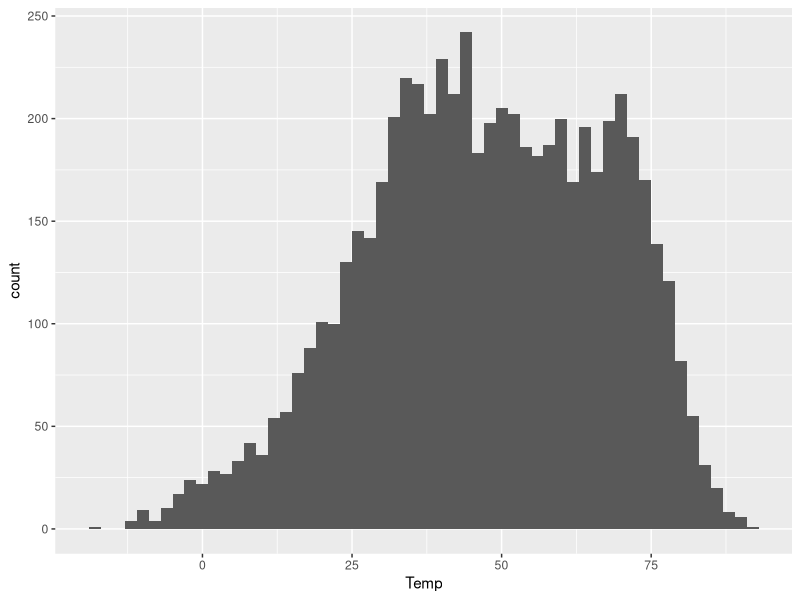

This chart was generated by the following R code: (Note: this script raises an error after producing the figure.)
## ---- chunk 1
library(tidyverse)
## ---- chunk 2
rapidcity = read.csv('data/rapidcity.csv', header=TRUE)
## ---- chunk 3
ggplot(rapidcity) + 
  geom_histogram(aes(x=Temp), binwidth=2)
## ---- chunk 4
rapidcity %>%
  summarize(avg_temp = mean(Temp))
## ---- chunk 5
rapidcity %>%
  summarize(avg_temp = mean(Temp),
            median_temp = median(Temp))
## ---- chunk 6
knitr::include_graphics('images/income_census_2014.png')
## ---- chunk 7
rapidcity %>%
  summarize(avg_temp = mean(Temp),
            median_temp = median(Temp),
            sd_temp = sd(Temp))
## ---- chunk 8
ind = c(547, 698, 1434, 1814, 2449, 3111, 4462, 4516, 5166, 5852)
getter = function(x, ind) return(x[ind,])
rapidcity %>% 
  mutate(Temp_deviation = round(Temp - mean(Temp), 1)) %>%
  getter(ind) %>%
#rapidcity[ind,] %>%
  arrange(Year, Month, Day) %>%
  knitr::kable()
## ---- chunk 9
rapidcity %>%
  summarize(avg_temp = mean(Temp),
            median_temp = median(Temp),
            sd_temp = sd(Temp),
            iqr_temp = IQR(Temp))
## ---- chunk 10
rapidcity %>%
  summarize(avg_temp = mean(Temp),
            median_temp = median(Temp),
            sd_temp = sd(Temp),
            iqr_temp = IQR(Temp),
            min_temp = min(Temp),
            max_temp = max(Temp))
## ---- chunk 11
rapidcity %>%
  summarize(avg_temp = mean(Temp),
            median_temp = median(Temp),
            sd_temp = sd(Temp),
            iqr_temp = IQR(Temp),
            min_temp = min(Temp),
            max_temp = max(Temp),
            q05_temp = quantile(Temp, 0.05),
            q95_temp = quantile(Temp, 0.95)) %>%
  round(1)
## ---- chunk 12
rapidcity %>%
  summarize(iqr_temp = IQR(Temp),
            q25_temp = quantile(Temp, 0.25),
            q75_temp = quantile(Temp, 0.75))
## ---- chunk 13
rapidcity = rapidcity %>%
  mutate(z = (Temp - mean(Temp))/sd(Temp))
## ---- chunk 14
rapidcity %>% 
  getter(ind) %>%
  arrange(Year, Month, Day) %>%
  knitr::kable()
